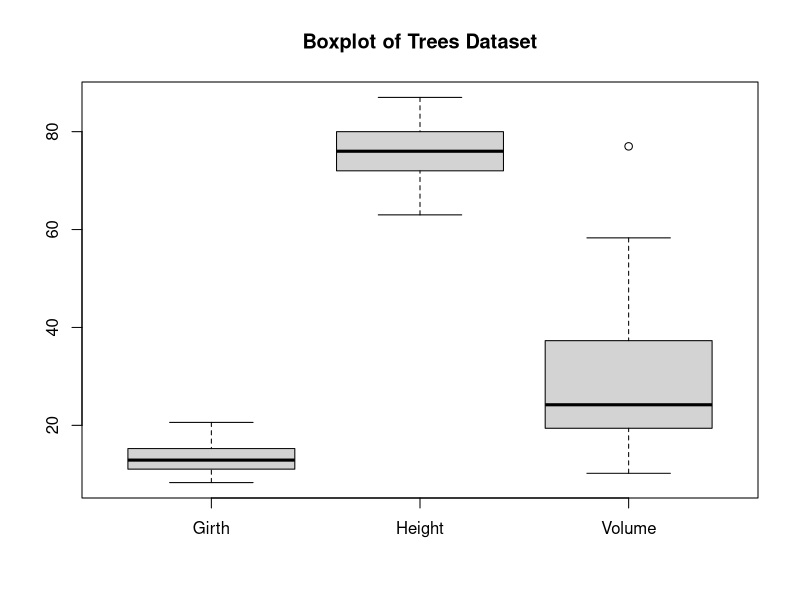
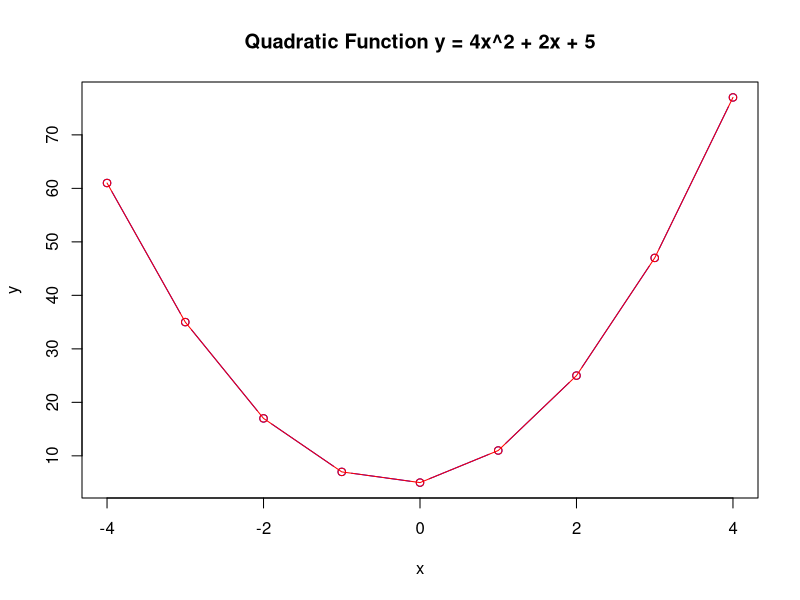
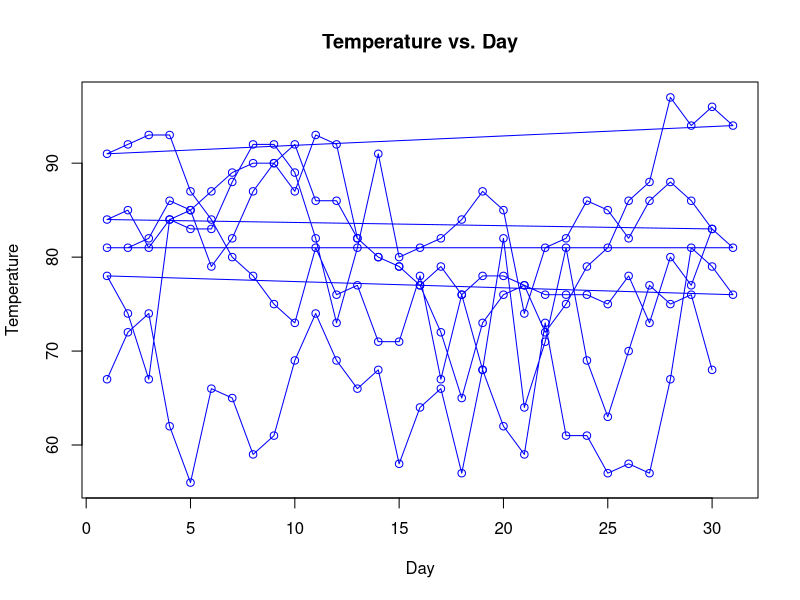
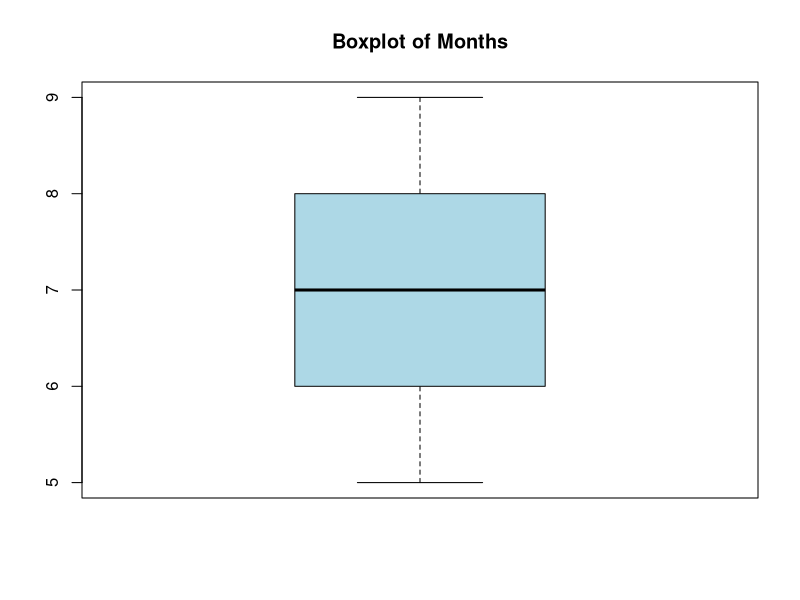
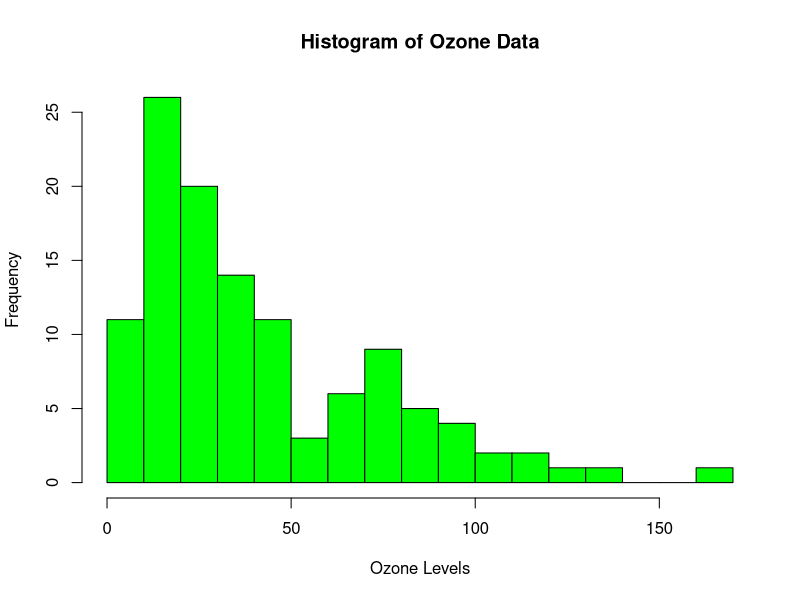
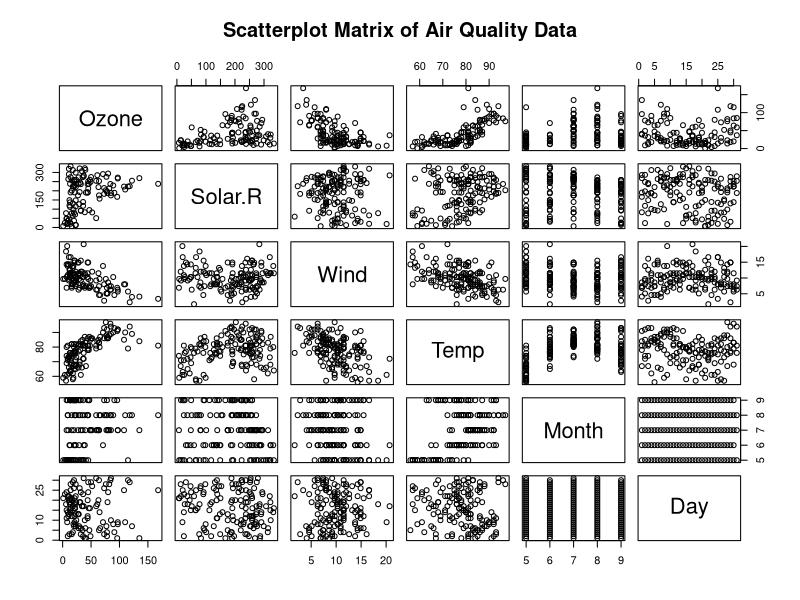

Reproduce these figures in R, in order.
# Task 1: Describe the "trees" dataset

# (a) Perform a summary of all variables in "trees"
summary(trees)

# (b) Examine the two measures of center for the variable Volume
mean(trees$Volume)  # Mean
median(trees$Volume)  # Median

# (c) Compute the mean of Height
mean(trees$Height)

# (d) Identify the variable with the highest standard deviation
sds <- sapply(trees, sd)
names(sds)[which.max(sds)]  # Variable with highest SD

# (e) Compute the standard deviations of all variables
sds

# (f) Calculate the maximum and minimum value of Girth in one command
range(trees$Girth)

# (g) Calculate the interquartile range of Volume
IQR(trees$Volume)

# (h) Construct the boxplot of the "trees" dataset and check for outliers
boxplot(trees, main="Boxplot of Trees Dataset")
# Outliers appear as points outside the whiskers

# Task 2: Quadratic Function Plot
graph_x <- -4:4
graph_y <- 4 * graph_x^2 + 2 * graph_x + 5

# Try different graph types
plot(graph_x, graph_y, type="b", col="blue", main="Quadratic Function y = 4x^2 + 2x + 5", xlab="x", ylab="y")
lines(graph_x, graph_y, type="o", col="red")

# Task 3: Describe "airquality" dataset

# (a) Create a data frame called "airquality1"
airquality1 <- airquality

# (b) Calculate the mean and variance of Ozone data
mean(airquality1$Ozone, na.rm=TRUE)
var(airquality1$Ozone, na.rm=TRUE)

# (c) Generate descriptive statistics for Solar.R data
summary(airquality1$Solar.R)

# (d) Calculate the deciles of the Temp data
quantile(airquality1$Temp, probs=seq(0, 1, by=0.1), na.rm=TRUE)

# (e) Calculate the 35th, 45th, and 67th percentiles of Wind data
quantile(airquality1$Wind, probs=c(0.35, 0.45, 0.67), na.rm=TRUE)

# (f) Construct a plot of Temp against Day
plot(airquality1$Day, airquality1$Temp, type="o", col="blue", xlab="Day", ylab="Temperature", main="Temperature vs. Day")

# (g) Create a boxplot of the Month data
boxplot(airquality1$Month, main="Boxplot of Months", col="lightblue")

# (h) Draw a histogram of Ozone data
hist(airquality1$Ozone, main="Histogram of Ozone Data", col="green", breaks=20, xlab="Ozone Levels", na.rm=TRUE)

# (i) Visual summaries of all variables
pairs(airquality1, main="Scatterplot Matrix of Air Quality Data")
